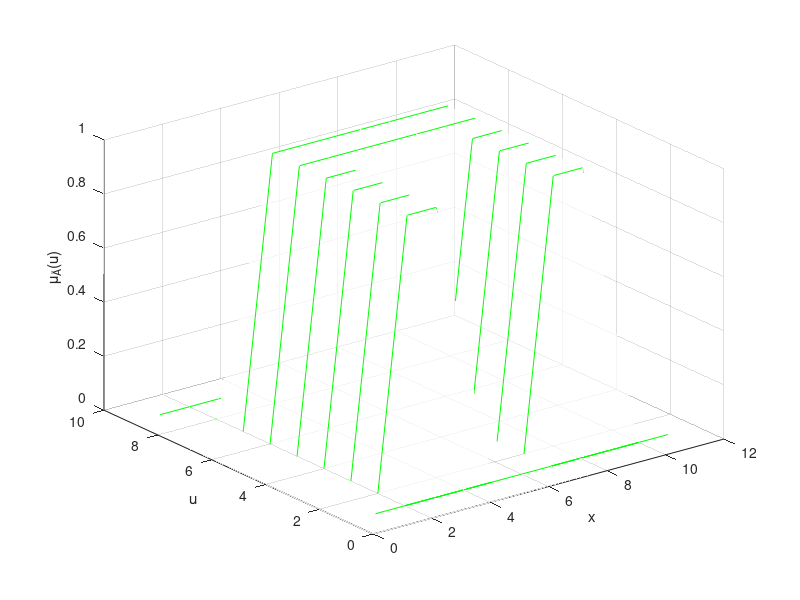

The MATLAB source for this figure:
clear all;
close all
 
 x = [0 1 1 2 2 3 4 4 5 5 6;
     0 1 1 2 2 3 4 4 5 5 6;
     0 1 1 2 2 3 4 4 5 5 6;
     0 1 1 2 2 3 4 4 5 5 6;
     0 1 1 2 2 3 4 4 5 5 6;
     0 1 1 2 2 3 4 4 5 5 6;
     0 1 1 2 2 3 4 4 5 5 6;
     0 1 1 2 2 3 4 4 5 5 6;
     0 1 1 2 2 3 4 4 5 5 6;
     
 ];
 
y = [0 0 0 0 0 0 0 0 0 0 0;
    0 0 0 0 0 0 0 0 0 0 0;
    .2 0.2 0.2 0.2 0.2 0.2 0.2 0.2 0.2 0.2 .2;
    .4 0.4 0.4 0.4 0.4 0.4 0.4 0.4 0.4 0.4 .4;
    .6 0.6 0.6 0.6 0.6 0.6 0.6 0.6 0.6 0.6 .6 ;
    .6 0.6 0.6 0.6 0.6 0.6 0.6 0.6 0.6 0.6 .6 ;
    .8 .8 .8 .8 .8 .8 .8 .8 .8 .8 .8;
    .8 .8 .8 .8 .8 .8 .8 .8 .8 .8 .8;
    1 1 1 1 1 1 1 1 1 1 1;
];
 
 z=[NaN 0 0 0 0 NaN 0 0 0 0 NaN;
    NaN 0 1 1 0 NaN 0 1 1 0 NaN;
    NaN 0 1 1 0 NaN 0 1 1 0 NaN;
    NaN 0 1 1 0 NaN 0 1 1 0 NaN;
    NaN 0 1 1 0 0   0 1 1 0 NaN;
    NaN 0 1 1 1 1   1 1 1 0 NaN;
    NaN 0 1 1 1 1   1 1 1 0 NaN;
    NaN 0 0 0 0 0   0 0 0 0 NaN;
    NaN NaN NaN NaN NaN NaN NaN NaN NaN NaN NaN;
 ];

caxis([0.8 1])
mapa = [0 1 0];
colormap(mapa);
%h=surf(x,y,z);
h=waterfall(z)
xlabel('x');
ylabel('u');
zlabel('\mu_{Ã}(u)');

set(h, 'FaceAlpha', 0.7);

grid on